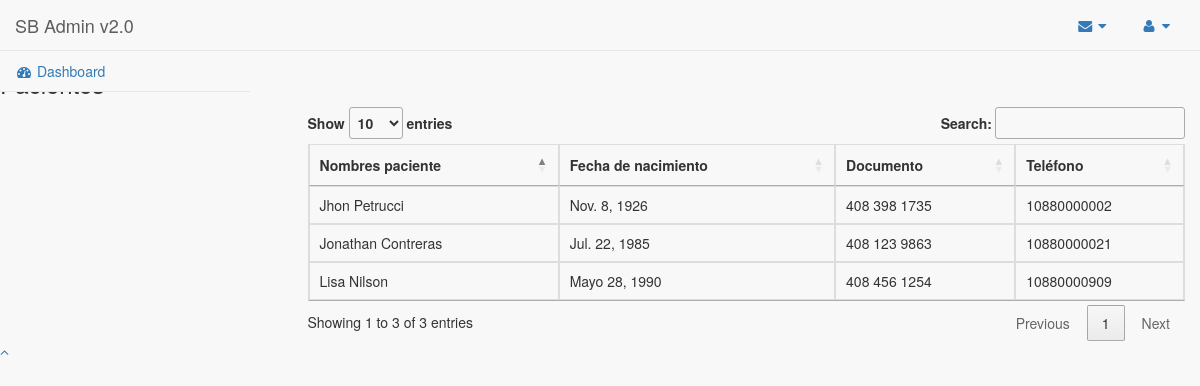
/users/list/, run on the app's committed database.
### apps/users/models.py (models this page shows, shortened)
class RelationMedicPatient(models.Model):
    medic = models.ForeignKey('Users', blank=True, null=True,related_name='medic_relation')
    patient = models.ForeignKey('Users', blank=True, null=True,related_name='patient_relation')

class Users(AbstractUser):
    document = models.CharField(blank=True, null=True,max_length=40)
    born_date = models.DateField(blank=True, null=True)
    phone = models.CharField(max_length=20, blank=True, null=True)
    address = models.CharField(max_length=100, blank=True, null=True)
    city = models.CharField(blank=True, null=True,max_length=30)
    group = models.ForeignKey(Group, null=True)
    class Meta:
        db_table = 'users'

### apps/users/views.py (the view)
class ListPatient(ListView):
    model = RelationMedicPatient
    template_name = 'users/list_patient.html'
    context_object_name = 'ListPatient'

### templates/users/list_patient.html (shortened to what this page needs)
{% extends "base/base.html" %}
{% block content %}
<h3>Pacientes</h3>
<div class = "container">
  <div class = "row">
   <div class="col-md-3"></div>
          <div class="table-responsive">
            <table class="table table-bordered table-hover" id="dataTables" width="100%" cellspacing="0">
              <thead>
              <tr>
                <th >Nombres paciente</th>
                <th >Fecha de nacimiento</th>
                <th >Documento</th>
                <th >Teléfono</th>
                </tr>
             </thead>
              <tbody>
              {% if object_list %}
              {% for actividad in object_list %}
              <tr onclick="return abrir_modal('{% url 'detail_patient'  actividad.patient.id  %}')" >
                <td>{{ actividad.patient.first_name }} {{ actividad.patient.last_name }} </td>
                <td>{{ actividad.patient.born_date }}</td>
                <td>{{ actividad.patient.phone }}</td>
                <td>{{ actividad.patient.document }}</td>
              </tr>
              {% endfor %}
              {% else %}
              <h1>No hay registros de actividades</h1>
              {% endif %}
            </tbody>
            </table>
          </div>
     </div>
</div>
{% endblock %}

### data on the page
RelationMedicPatient: patient.first_name "Lisa", patient.last_name "Nilson", patient.born_date "Mayo 28, 1990", patient.phone "408 456 1254", patient.document "10880000909"
RelationMedicPatient: patient.first_name "Jonathan", patient.last_name "Contreras", patient.born_date "Jul. 22, 1985", patient.phone "408 123 9863", patient.document "10880000021"
RelationMedicPatient: patient.first_name "Jhon", patient.last_name "Petrucci", patient.born_date "Nov. 8, 1926", patient.phone "408 398 1735", patient.document "10880000002"
